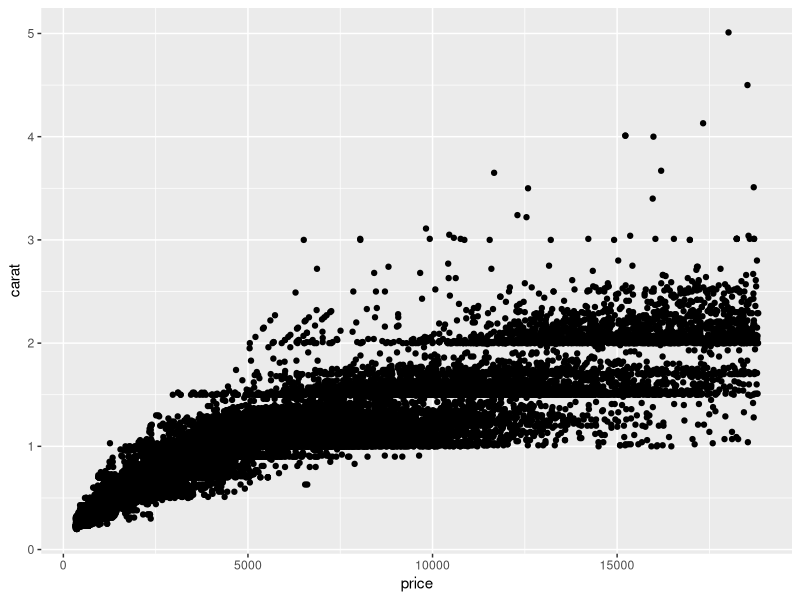
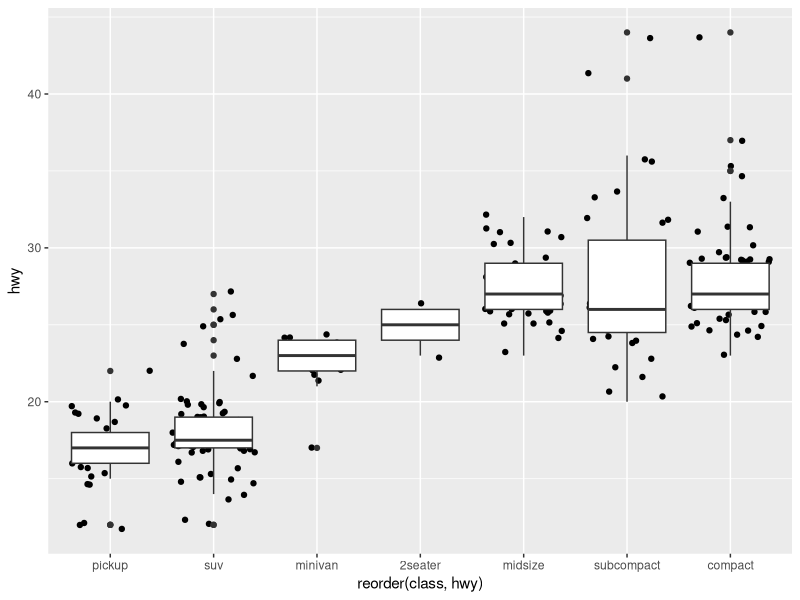
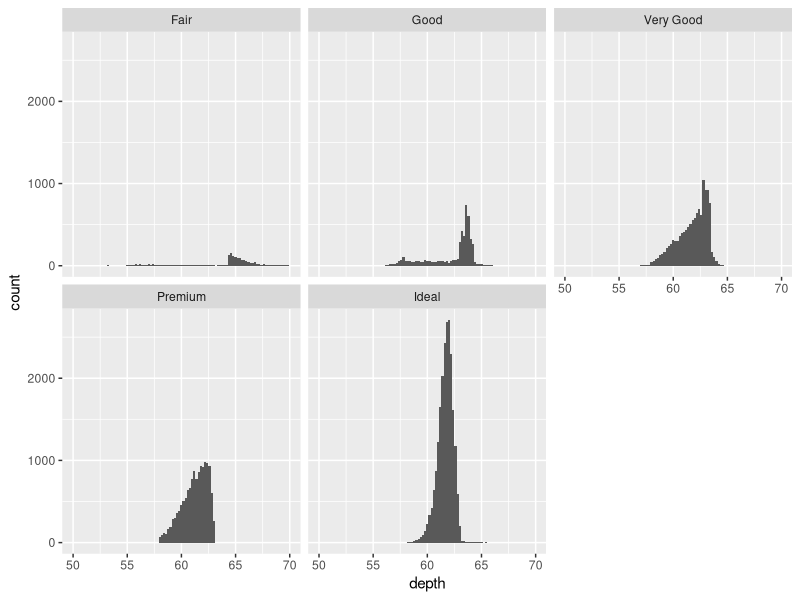
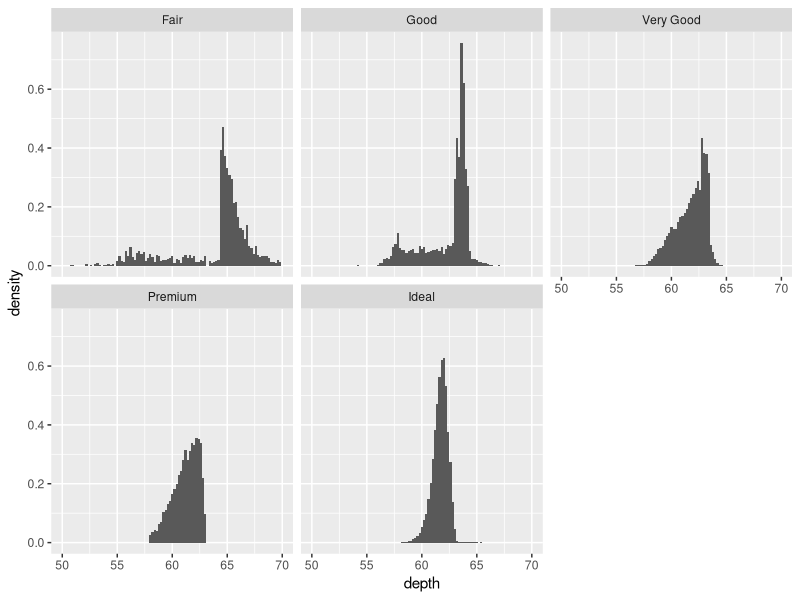
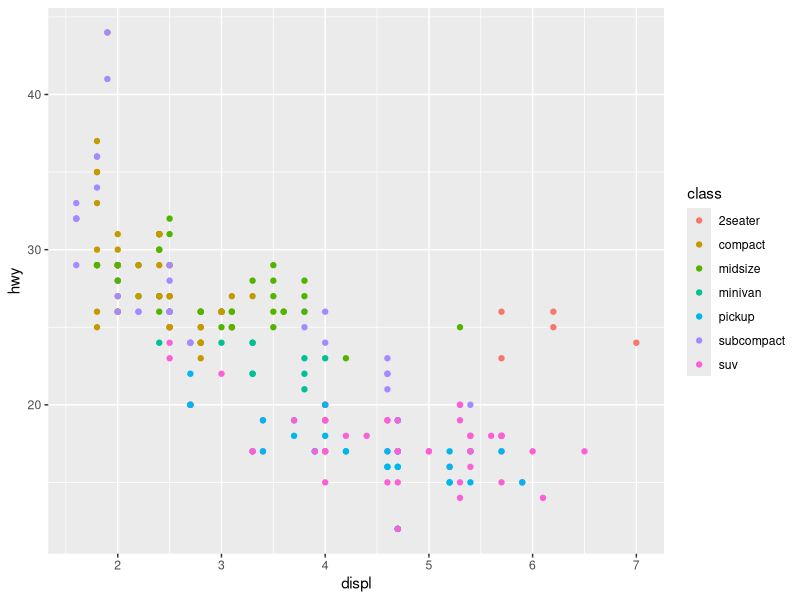
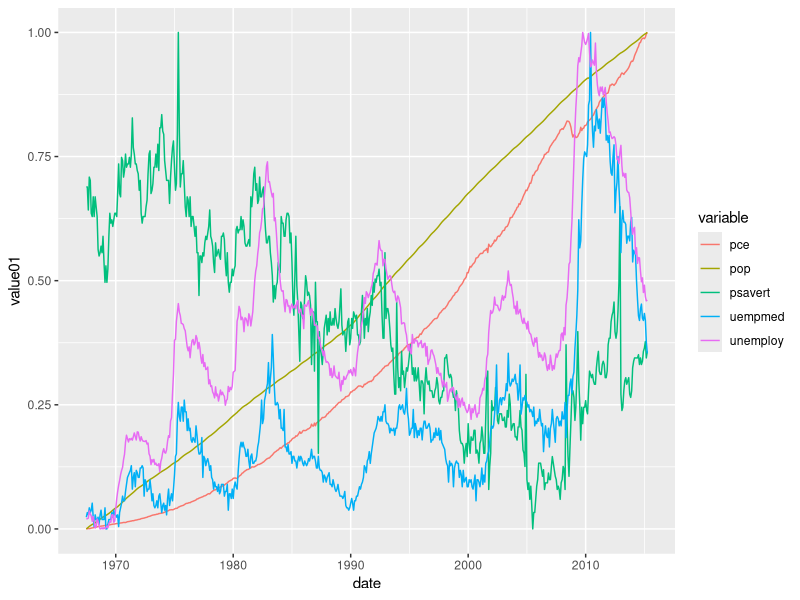

Recreate these plots in R, in order. (Note: this script raises an error after producing the figures.)
## ---- chunk 1
install.packages("ggplot2")
library(ggplot2)

ggplot(diamonds, aes(x = price, y = carat)) +
  geom_point()
## ---- chunk 2
ggplot(mpg, aes(reorder(class, hwy), hwy)) +
  geom_jitter() +
  geom_boxplot()
## ---- chunk 3

#Plot count
ggplot(diamonds, aes(depth)) +
  geom_histogram(aes(y = ..count..), binwidth=0.2) +
  facet_wrap(~ cut) + xlim(50, 70)

#Plot density
ggplot(diamonds, aes(depth)) +
  geom_histogram(aes(y = ..density..), binwidth=0.2) +
  facet_wrap(~ cut) + xlim(50, 70)
## ---- chunk 4
ggplot(mpg, aes(displ, hwy, color = class)) +
  geom_point()

## ---- chunk 5
ggplot(economics_long, aes(date, value01, colour = variable)) +
  geom_line()
## ---- chunk 6
ggplot(cities, aes(long, lat)) +
  geom_path(aes(size = survivors, colour =
direction,
    group = interaction(group, direction)), data =
troops) +
  geom_text(aes(label = city), hjust = 0, vjust = 1,
size = 4)
# Polish appearance
last_plot() +
  scale_x_continuous("", limits = c(24, 39)) +
  scale_y_continuous("") +
  scale_colour_manual(values = c("grey50","red")) +
  scale_size(to = c(1, 10))
